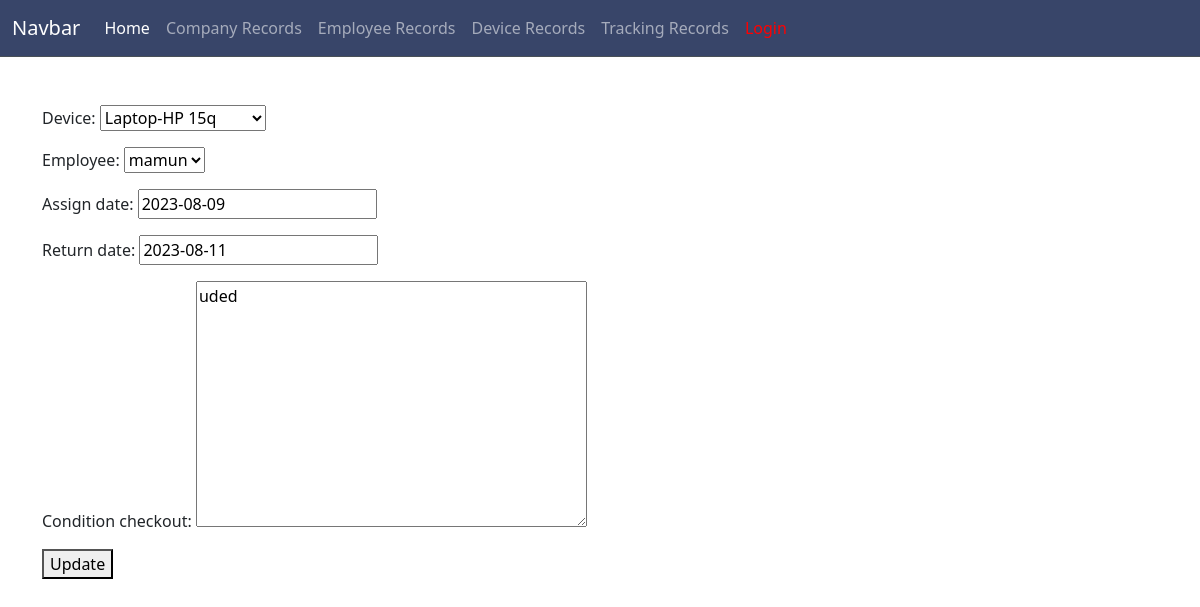
/Myapp/update/1/, run on an earlier commit of the app's database.
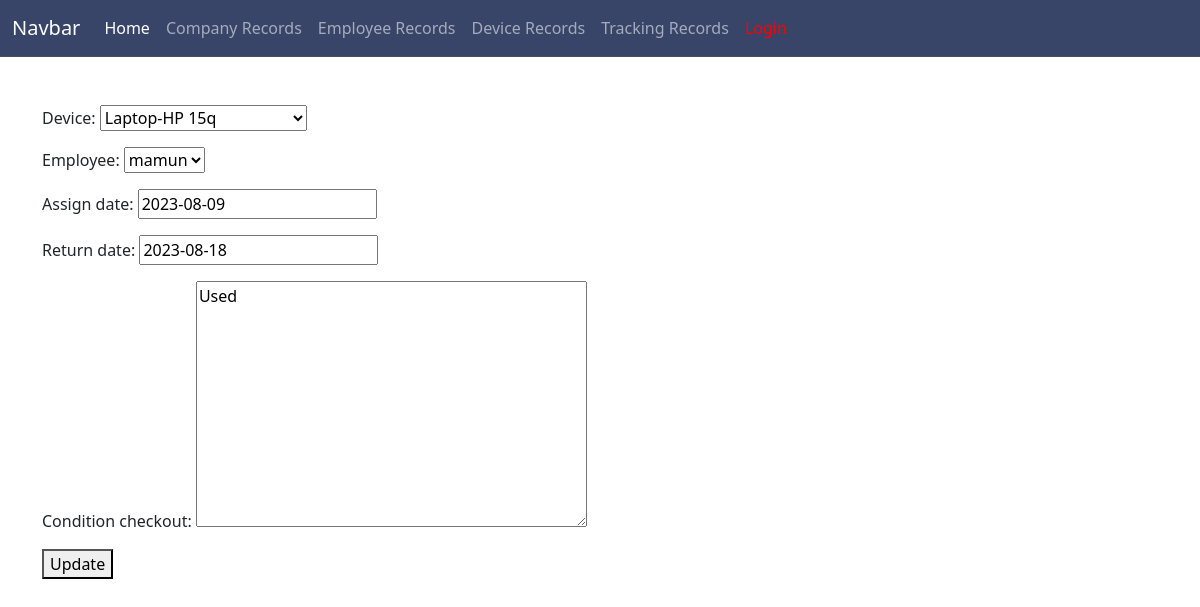
And on a later commit of the database.
### Assets_tracker/models.py (models this page shows, shortened)
class Tracking(models.Model):
    device = models.ForeignKey(Device,on_delete=models.CASCADE, related_name='assigned_tracking_records')
    employee = models.ForeignKey(Employee,on_delete=models.CASCADE, related_name='received_tracking_records')
    assign_date = models.DateField(default=now)
    return_date = models.DateField(null=True,blank=True)
    condition_checkout = models.TextField(null=True,blank=True)

### Assets_tracker/views.py (the view)
# urls.py: path('update/<int:id>/',update_view,name='update_view'),
def update_view(request, id):
    obj = get_object_or_404(Tracking, id = id)
    form = TrackingForm(request.POST or None, instance = obj)
    if form.is_valid():
        form.save()
        return HttpResponseRedirect("/Myapp")
    context ={"form":form}
    return render(request, "Assets_tracker/updateview.html", context)

### Assets_tracker/forms.py
class TrackingForm(forms.ModelForm):
    class Meta:
        model = Tracking
        fields = '__all__'

### Assets_tracker/models.py (called while the page is built)
    def __str__(self):
        return self.e_name

    def __str__(self):
        return f"{self.type}-{self.serial_number}"

### templates/Assets_tracker/updateview.html (shortened to what this page needs)
{% include 'common_code/header.html' %}
{% block content %}
<div class="container">
    <div class="col-md-6">
        <form action="" method="post">
            {{form.as_p}}
            <button type="submit">Update</button>
        </form>
    </div>
</div>
{% endblock content %}

What changed in the data, as far as the page shows it:
changed Tracking "Laptop-HP 15q": return_date "2023-08-11" → "2023-08-18"; condition_checkout "uded" → "Used"
